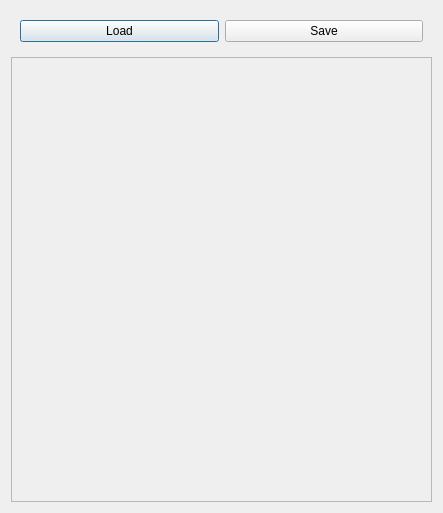
<?xml version="1.0" encoding="UTF-8"?>
<ui version="4.0">
 <class>QtHistogramEqualizationerMainDialog</class>
 <widget class="QDialog" name="QtHistogramEqualizationerMainDialog">
  <property name="geometry">
   <rect>
    <x>0</x>
    <y>0</y>
    <width>443</width>
    <height>513</height>
   </rect>
  </property>
  <property name="windowTitle">
   <string>HistogramEqualizationer</string>
  </property>
  <layout class="QVBoxLayout" name="verticalLayout">
   <item>
    <widget class="QWidget" name="widget_top" native="true">
     <layout class="QHBoxLayout" name="horizontalLayout">
      <item>
       <widget class="QPushButton" name="button_load">
        <property name="text">
         <string>Load</string>
        </property>
       </widget>
      </item>
      <item>
       <widget class="QPushButton" name="button_save">
        <property name="text">
         <string>Save</string>
        </property>
       </widget>
      </item>
     </layout>
    </widget>
   </item>
   <item>
    <widget class="QScrollArea" name="area">
     <property name="widgetResizable">
      <bool>true</bool>
     </property>
     <widget class="QWidget" name="contents">
      <property name="geometry">
       <rect>
        <x>0</x>
        <y>0</y>
        <width>423</width>
        <height>446</height>
       </rect>
      </property>
     </widget>
    </widget>
   </item>
  </layout>
 </widget>
 <resources/>
 <connections/>
</ui>
